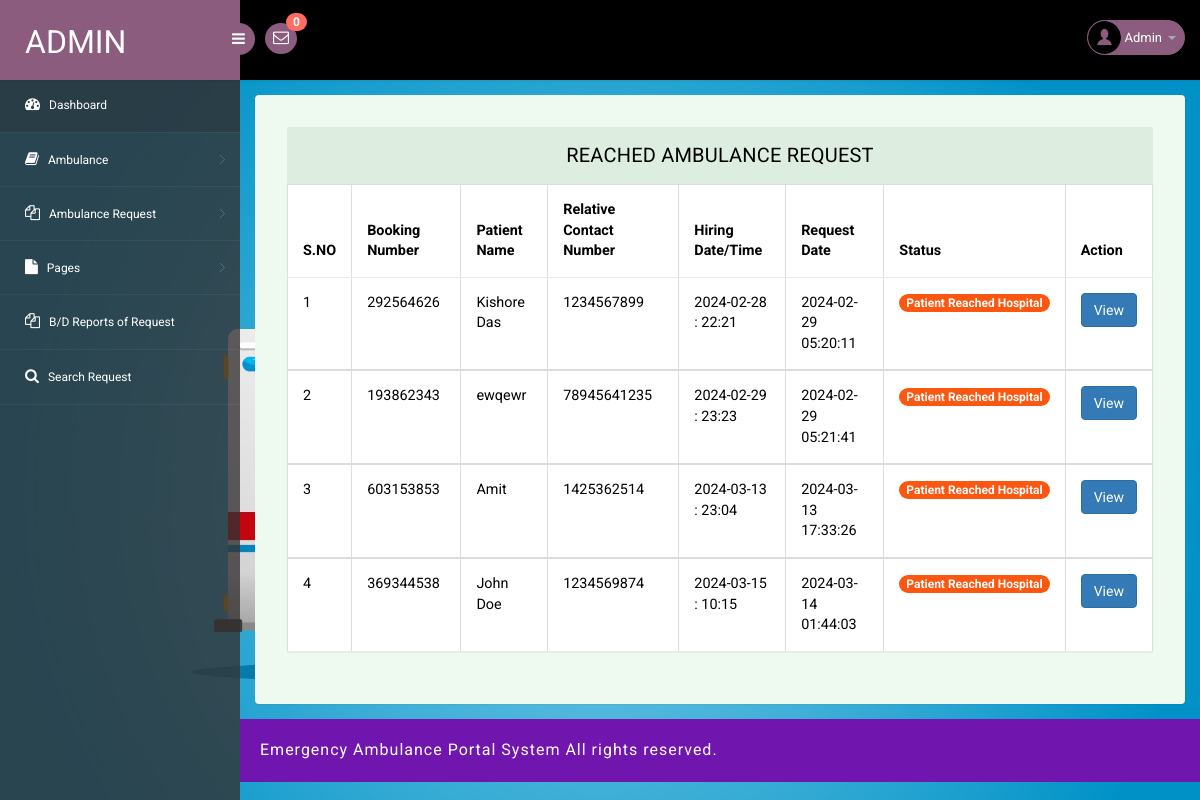
The page /admin/reached-ambulance-request.php (signed in) on the database its author committed.
### tables this page shows
CREATE TABLE `tblambulancehiring` (
  `ID` int(11) NOT NULL,
  `BookingNumber` int(10) DEFAULT NULL,
  `PatientName` varchar(250) DEFAULT NULL,
  `RelativeName` varchar(250) DEFAULT NULL,
  `RelativeConNum` bigint(11) DEFAULT NULL,
  `HiringDate` varchar(250) DEFAULT NULL,
  `HiringTime` varchar(250) DEFAULT NULL,
  `AmbulanceType` int(5) DEFAULT NULL,
  `Address` mediumtext DEFAULT NULL,
  `City` mediumtext DEFAULT NULL,
  `State` mediumtext DEFAULT NULL,
  `Message` longtext DEFAULT NULL,
  `BookingDate` timestamp NULL DEFAULT current_timestamp(),
  `Remark` varchar(250) DEFAULT NULL,
  `Status` varchar(250) DEFAULT NULL,
  `AmbulanceRegNo` varchar(250) DEFAULT NULL,
  `UpdationDate` timestamp NULL DEFAULT NULL ON UPDATE current_timestamp()
);

### admin/reached-ambulance-request.php (the view, shortened to what this page needs)
<?php
include('includes/dbconnection.php');
if (strlen($_SESSION['eahpaid']==0)) {
  header('location:logout.php');
  } else{
?>
<!DOCTYPE html>
<head>
<link rel="stylesheet" href="css/bootstrap.min.css" >
<link href="css/style.css" rel='stylesheet' type='text/css' />
<link href="css/style-responsive.css" rel="stylesheet"/>
<link rel="stylesheet" href="css/font.css" type="text/css"/>
<link href="css/font-awesome.css" rel="stylesheet">
</head>
<body>
<section id="container">
<?php include_once('includes/header.php');?>
<?php include_once('includes/sidebar.php');?>
<section id="main-content">
	<section class="wrapper">
		<div class="table-agile-info">
 <div class="panel panel-default">
    <div class="panel-heading">
     Reached Ambulance Request
    </div>
    <div>
      <table class="table table-bordered">
        <thead>
          <tr>
            <th data-breakpoints="xs">S.NO</th>
            <th>Booking Number</th>
            <th>Patient Name</th>
            <th>Relative Contact Number</th>
            <th>Hiring Date/Time</th>
            <th>Request Date</th>
            <th>Status</th>
            <th data-breakpoints="xs">Action</th>
          </tr>
        </thead>
        <?php
$ret=mysqli_query($con,"select * from  tblambulancehiring  where tblambulancehiring.Status='Reached'");
$cnt=1;
$count=mysqli_num_rows($ret);
if($count>0){
while ($row=mysqli_fetch_array($ret)) {
?>
        <tbody>
          <tr data-expanded="true">
            <td><?php echo $cnt;?></td>
              <td><?php  echo $row['BookingNumber'];?></td>
              <td><?php  echo $row['PatientName'];?></td>
                  <td><?php  echo $row['RelativeConNum'];?></td>
                  <td><?php  echo $row['HiringDate'];?> : <?php  echo $row['HiringTime'];?></td>
                  <td><?php  echo $row['BookingDate'];?></td>
                                   <td> <?php   $pstatus=$row['Status'];
                 if($pstatus==""){ ?>
<span class="badge badge-info">New</span>
 <?php } elseif($pstatus=="Assigned"){ ?>
<span } class="badge badge-primary">Assigned</span>
 <?php } elseif($pstatus=="On the way"){ ?>
<span class="badge badge-primary">On the Way</span>
 <?php } elseif($pstatus=="Pickup"){ ?>
<span class="badge badge-success">Patient Pick</span>
 <?php } elseif($pstatus=="Reached"){ ?>
<span class="badge badge-success">Patient Reached Hospital</span>
 <?php } elseif($pstatus=="Rejected"){ ?>
<span class="badge badge-success">Rejected</span>
<?php } ?>
</td>
                  <td><a href="booking-details.php?id=<?php echo $row['ID'];?>&&bookingnum=<?php echo $row['BookingNumber'];?>" class="btn btn-primary">View</a></td>
                </tr>
                <?php
$cnt=$cnt+1;
} } else {?>
<tr>
  <th colspan="8" style="color:red">No Record Found</th>
</tr>
<?php } ?>
 </tbody>
            </table>
    </div>
  </div>
</div>
</section>
		 <?php include_once('includes/footer.php');?>
</section>
</section>
</body>
</html>
<?php }  ?>

### admin/includes/header.php (shortened to what this page needs)
<?php
include('includes/dbconnection.php');
?>
<header class="header fixed-top clearfix">
<div class="brand">
    <a href="dashboard.php" class="logo">
        Admin
    </a>
    <div class="sidebar-toggle-box">
        <div class="fa fa-bars"></div>
    </div>
</div>
<div class="nav notify-row" id="top_menu">
    <ul class="nav top-menu">
<?php
$ret1=mysqli_query($con,"select * from tblambulancehiring
 where   (tblambulancehiring.Status is null || tblambulancehiring.Status='')");
$num=mysqli_num_rows($ret1);
?>
        <li id="header_inbox_bar" class="dropdown">
            <a data-toggle="dropdown" class="dropdown-toggle" href="#">
                <i class="fa fa-envelope-o"></i>
                <span class="badge bg-important"><?php echo $num;?></span>
            </a>
        </li>
    </ul>
</div>
<div class="top-nav clearfix">
    <ul class="nav pull-right top-menu">
        <li class="dropdown">
            <a data-toggle="dropdown" class="dropdown-toggle" href="#">
                <?php
$adid=$_SESSION['eahpaid'];
$ret=mysqli_query($con,"select AdminName from tbladmin where ID='$adid'");
$row=mysqli_fetch_array($ret);
$name=$row['AdminName'];
?>
                <img alt="" src="images/2.png">
                <span class="username"><?php echo $name; ?></span>
                <b class="caret"></b>
            </a>
        </li>
    </ul>
</div>
</header>

### admin/css/style.css (style rules this page uses)
ul, ol { margin: 0; }
html, body { font-family: 'Roboto', sans-serif; font-size: 100%; overflow-x: hidden; background: url(../images/bg.jpg) no-repeat 0px 0px; background-size:cover; }
body a { transition: 0.5s all ease; -webkit-transition: 0.5s all ease; -moz-transition: 0.5s all ease; -o-transition: 0.5s all ease; -ms-transition: 0.5s all ease; text-decoration:none; }
ul,label { margin:0; padding:0; }
#main-content { margin-left:240px; -webkit-transition:all .3s ease-in-out; -moz-transition:all .3s ease-in-out; -o-transition:all .3s ease-in-out; transition:all .3s ease-in-out; }
.header { left:0; right:0; z-index:1002; background:#000; -webkit-transition:all .3s ease-in-out; -moz-transition:all .3s ease-in-out; -o-transition:all .3s ease-in-out; transition:all .3s ease-in-out; }
.fixed-top { position:fixed; box-shadow:1px 0 3px rgba(0,0,0,.15); }
.wrapper { display:inline-block; margin-top:80px; padding:15px; width:100%; }
.brand { background:#8b5c7e; float:left; width:240px; height:80px; position:relative; }
a.logo { font-size:32px; color:#fff; float:left; margin:20px 0 0 25px; text-transform:uppercase; }
#top_menu .nav>li,ul.top-menu>li { float:left; }
.notify-row { float:left; margin-top:23px; margin-left:25px; }
ul.top-menu { margin-right:15px; margin-top: 0; }
ul.top-menu > li > a { color: #fff; font-size: 16px; background: #8b5c7e; padding: 4px 8px; margin-right: 15px; border-radius: 50%; -webkit-border-radius: 50%; padding-right: 8px !important; }
.notify-row .badge { position:absolute; right:-10px; top:-10px; z-index:100; }
.top-nav { margin-top:20px; }
.top-nav img { border-radius:50%; -webkit-border-radius:50%; width:33px; }
.top-nav .username { font-size:13px; color:#fff; }
.top-nav ul.top-menu>li>a { border-radius: 100px; -webkit-border-radius: 100px; padding: 0px; background: none; margin-right: 0; border: 1px solid #8b5c7e; background: #8b5c7e; }
.top-nav ul.top-menu>li { margin-left:10px; }
.top-nav .nav .caret { border-bottom-color:#A4AABA; border-top-color:#A4AABA; }
.sidebar-toggle-box { float:left; margin-top:23px; margin-left:-15px; background:#8b5c7e; border-radius:50%; -webkit-border-radius:50%; width:32px; height:32px; position:absolute; right:-15px; }
.sidebar-toggle-box .fa-bars { cursor:pointer; display:inline-block; font-size:15px; padding:8px 8px 8px 9px; color:#fff; }
.panel-heading { position: relative; height: 57px; line-height: 57px; letter-spacing: 0.2px; color: #000; font-size: 18px; font-weight: 400; padding: 0 16px; background:#ddede0; border-top-right-radius: 2px; border-top-left-radius: 2px; text-transform: uppercase; text-align: center; }
.panel { border: none ! important; }
.table>thead>tr>th { border-bottom: 1px solid #e1ab91 ! important; }
.table>tbody>tr>td, .table>tbody>tr>th, .table>tfoot>tr>td, .table>tfoot>tr>th, .table>thead>tr>td, .table>thead>tr>th { border-bottom: 1px solid #e9e9e9 ! important; }
.table > thead > tr > th, .table > tbody > tr > th, .table > tfoot > tr > th, .table > thead > tr > td, .table > tbody > tr > td, .table > tfoot > tr > td { border-top: none !important; }
.badge-success { background-color: #fb5710; }
.table td, .table>tbody>tr>td, .table>tbody>tr>th, .table>tfoot>tr>td, .table>tfoot>tr>th, .table>thead>tr>td, .table>thead>tr>th { padding: 15px!important; }
.table > thead > tr > th, .table > tbody > tr > th, .table > tfoot > tr > th, .table > thead > tr > td, .table > tbody > tr > td, .table > tfoot > tr > td { font-size: 0.9em; color: #000; border-top: none !important; }
.table-agile-info { background: #eef9f0; padding: 2em; border-radius: 4px; -webkit-box-shadow: 0 1px 1px rgba(0,0,0,.05); box-shadow: 0 1px 1px rgba(0,0,0,.05); }
.panel-default>.panel-heading { color: #000000 ! important; background-color: #ddede0 ! important; border-color: #ddede0 ! important; font-size: 20px; }
.badge.bg-important { background: #ff6c60; }

### rows shown on the page
tblambulancehiring: BookingNumber "292564626", PatientName "Kishore Das", RelativeConNum "1234567899", HiringDate "2024-02-28", HiringTime "22:21", BookingDate "2024-02-29 05:20:11", Status "Patient Reached Hospital"
tblambulancehiring: BookingNumber "193862343", PatientName "ewqewr", RelativeConNum "78945641235", HiringDate "2024-02-29", HiringTime "23:23", BookingDate "2024-02-29 05:21:41", Status "Patient Reached Hospital"
tblambulancehiring: BookingNumber "603153853", PatientName "Amit", RelativeConNum "1425362514", HiringDate "2024-03-13", HiringTime "23:04", BookingDate "2024-03-13 17:33:26", Status "Patient Reached Hospital"
tblambulancehiring: BookingNumber "369344538", PatientName "John Doe", RelativeConNum "1234569874", HiringDate "2024-03-15", HiringTime "10:15", BookingDate "2024-03-14 01:44:03", Status "Patient Reached Hospital"

### other values the page prints
$num "0"
$name "Admin"
